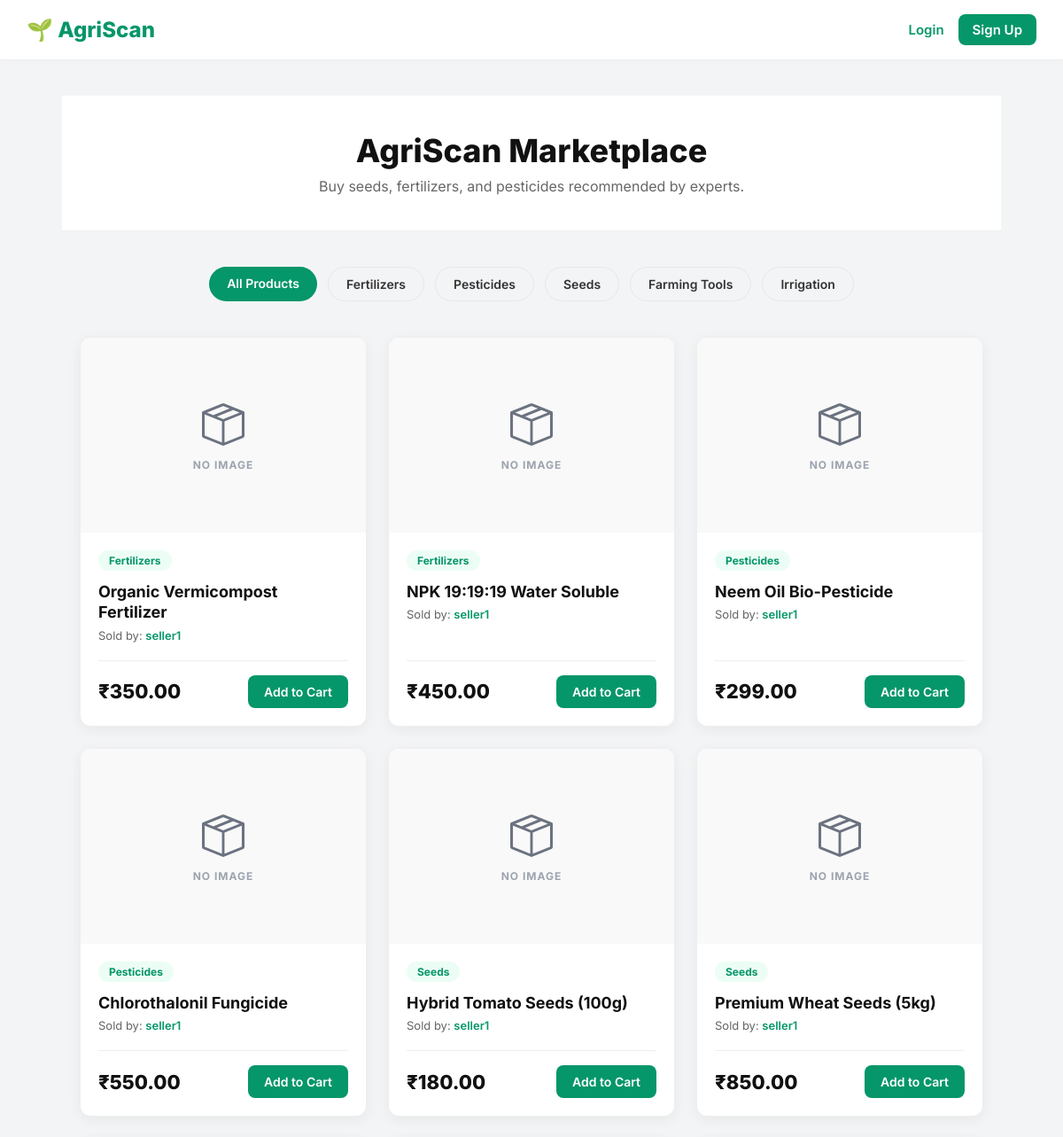
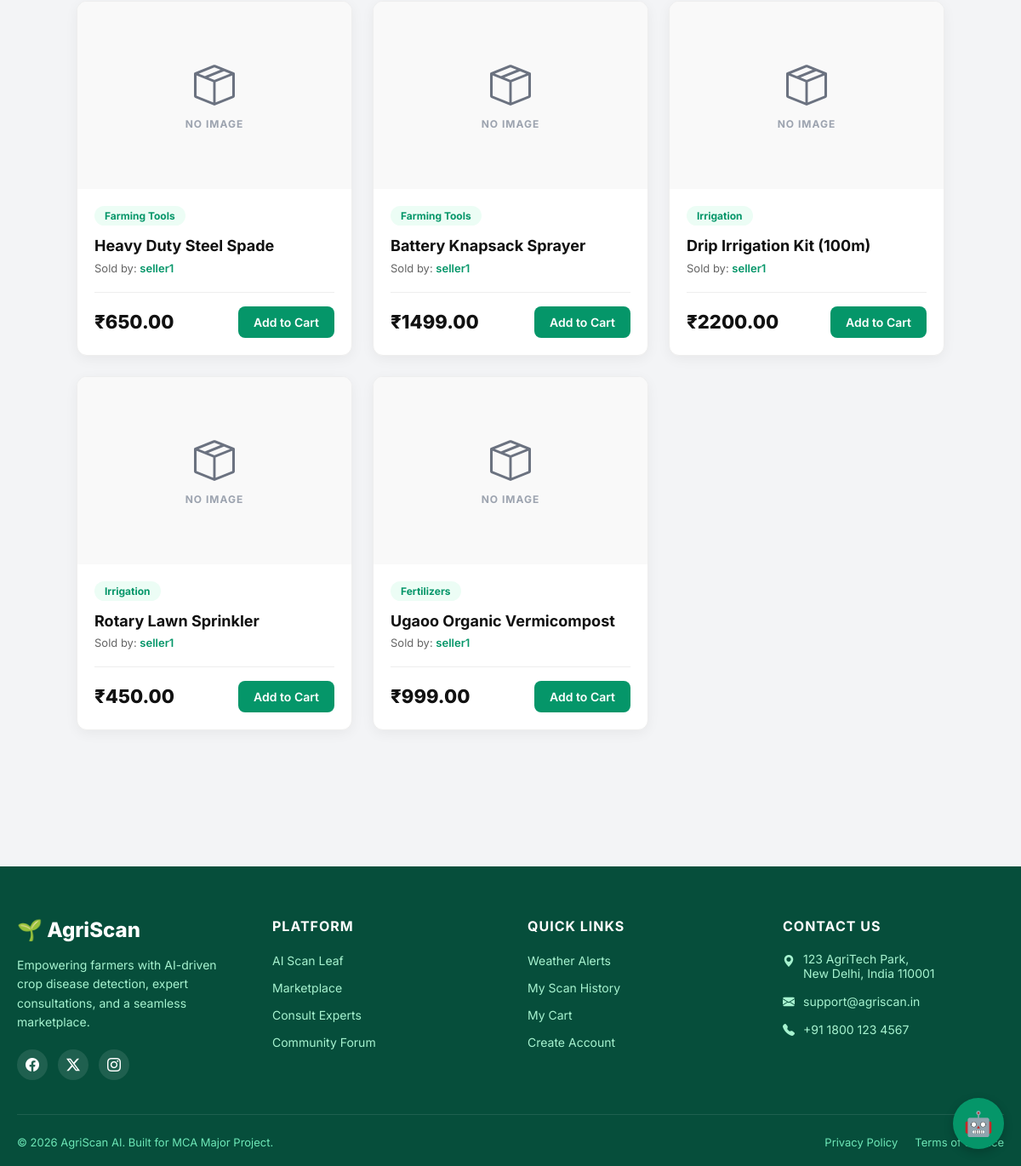
The app's page /marketplace/ with its own data (2 pictures, top to bottom).
### marketplace/models.py (models this page shows, shortened)
class Category(models.Model):
    name = models.CharField(max_length=100)

class Product(models.Model):
    seller = models.ForeignKey(User, on_delete=models.CASCADE, limit_choices_to={'role': 'seller'})
    category = models.ForeignKey(Category, on_delete=models.CASCADE)
    name = models.CharField(max_length=200)
    description = models.TextField()
    price = models.DecimalField(max_digits=8, decimal_places=2)
    stock = models.PositiveIntegerField(default=0)
    image = models.ImageField(upload_to='products/', blank=True, null=True)

### accounts/models.py (models this page shows)
class User(AbstractUser):
    ROLE_CHOICES = (
        ('farmer', 'Farmer'),
        ('agronomist', 'Agronomist'),
        ('seller', 'Seller'),
        ('admin', 'Admin'),
    )
    role = models.CharField(max_length=20, choices=ROLE_CHOICES, default='farmer')
    phone = models.CharField(max_length=15, blank=True)

### marketplace/views.py (the view)
# urls.py: path('', views.store, name='store'),
def store(request):
    products = Product.objects.all()
    categories = Category.objects.all()
    category_id = request.GET.get('category')
    if category_id:
        products = products.filter(category_id=category_id)
    return render(request, 'marketplace/store.html', {'products': products, 'categories': categories})

### templates/marketplace/store.html (shortened to what this page needs)
{% extends "base.html" %}
{% block content %}
<div style="background: white; padding: 40px 20px; text-align: center; border-bottom: 1px solid #eee; margin-bottom: 40px;">
    <h1 style="font-size: 36px; font-weight: 800; color: #111; margin-bottom: 8px;">AgriScan Marketplace</h1>
    <p style="font-size: 16px; color: #666;">Buy seeds, fertilizers, and pesticides recommended by experts.</p>
</div>
<div style="max-width: 1200px; margin: 0 auto; padding: 0 20px;">
    <div style="display: flex; gap: 12px; justify-content: center; margin-bottom: 40px; flex-wrap: wrap;">
        <a href="{% url 'store' %}" style="padding: 10px 20px; border-radius: 30px; text-decoration: none; font-weight: 600; font-size: 14px; {% if not request.GET.category %}background: #059669; color: white;{% else %}background: #F3F4F6; color: #333; border: 1px solid #E5E7EB;{% endif %}">All Products</a>
        {% for cat in categories %}
            <a href="?category={{ cat.id }}" style="padding: 10px 20px; border-radius: 30px; text-decoration: none; font-weight: 600; font-size: 14px; {% if request.GET.category == cat.id|stringformat:'s' %}background: #059669; color: white;{% else %}background: #F3F4F6; color: #333; border: 1px solid #E5E7EB;{% endif %}">{{ cat.name }}</a>
        {% endfor %}
    </div>
    <div class="product-grid">
        {% for product in products %}
            <div class="product-card">
                <div class="product-image-box">
                    <div id="fallback-{{ product.id }}" style="display: {% if product.image %}none{% else %}flex{% endif %}; flex-direction: column; align-items: center; justify-content: center; color: #9CA3AF; z-index: 1;">
                        <i class="bi bi-box-seam" style="font-size: 48px; margin-bottom: 8px; color: #6B7280;"></i>
                        <span style="font-size: 12px; font-weight: 700; text-transform: uppercase; letter-spacing: 1px;">No Image</span>
                    </div>
                </div>
                <div class="product-details">
                    <span style="display: inline-block; background: #ECFDF5; color: #059669; font-size: 12px; font-weight: 700; padding: 4px 12px; border-radius: 20px; margin-bottom: 12px; width: fit-content;">{{ product.category.name }}</span>
                    <h3 style="font-size: 18px; font-weight: 700; color: #111; margin-bottom: 6px; line-height: 1.3;">{{ product.name }}</h3>
                    <p style="font-size: 13px; color: #666; margin-bottom: 20px;">Sold by: <span style="font-weight: 600; color: #059669;">{{ product.seller.username }}</span></p>
                    <div style="display: flex; justify-content: space-between; align-items: center; border-top: 1px solid #eee; padding-top: 16px; margin-top: auto;">
                        <span style="font-size: 22px; font-weight: 800; color: #111;">₹{{ product.price }}</span>
                        <a href="{% url 'add_to_cart' product.id %}" style="background: #059669; color: white; text-decoration: none; padding: 10px 18px; border-radius: 8px; font-weight: 600; font-size: 14px;">Add to Cart</a>
                    </div>
                </div>
            </div>
        {% endfor %}
    </div>
</div>
{% endblock %}

### static/css/style.css (style rules this page uses)
:root { --primary: #059669; --primary-dark: #047857; --bg: #F3F4F6; --card-bg: #FFFFFF; --text-main: #111827; --text-muted: #6B7280; --border: #E5E7EB; --shadow: 0 10px 25px rgba(0,0,0,0.05); }
* { box-sizing: border-box; margin: 0; padding: 0; }
body { font-family: 'Inter', sans-serif; background: var(--bg); color: var(--text-main); display: flex; flex-direction: column; min-height: 100vh; }

### templates/base.html (style rules this page uses)
body { display: flex; flex-direction: column; min-height: 100vh; margin: 0; }

### templates/marketplace/store.html (style rules this page uses)
.product-grid { display: grid; grid-template-columns: repeat(3, 1fr); gap: 24px; margin-bottom: 60px; }
.product-card { background: white; border-radius: 12px; overflow: hidden; box-shadow: 0 4px 15px rgba(0,0,0,0.05); border: 1px solid #eee; display: flex; flex-direction: column; transition: transform 0.2s; }
.product-image-box { height: 220px; width: 100%; position: relative; background: #f9f9f9; overflow: hidden; display: flex; align-items: center; justify-content: center; }
.product-details { padding: 20px; display: flex; flex-direction: column; flex: 1; }

### records on screen
Category: name "Fertilizers"
Category: name "Pesticides"
Category: name "Seeds"
Category: name "Farming Tools"
Category: name "Irrigation"
Product: category.name "Fertilizers", name "Organic Vermicompost Fertilizer", seller.username "seller1", price "350.00"
Product: category.name "Fertilizers", name "NPK 19:19:19 Water Soluble", seller.username "seller1", price "450.00"
Product: category.name "Pesticides", name "Neem Oil Bio-Pesticide", seller.username "seller1", price "299.00"
Product: category.name "Pesticides", name "Chlorothalonil Fungicide", seller.username "seller1", price "550.00"
Product: category.name "Seeds", name "Hybrid Tomato Seeds (100g)", seller.username "seller1", price "180.00"
Product: category.name "Seeds", name "Premium Wheat Seeds (5kg)", seller.username "seller1", price "850.00"
Product: category.name "Farming Tools", name "Heavy Duty Steel Spade", seller.username "seller1", price "650.00"
Product: category.name "Farming Tools", name "Battery Knapsack Sprayer", seller.username "seller1", price "1499.00"
Product: category.name "Irrigation", name "Drip Irrigation Kit (100m)", seller.username "seller1", price "2200.00"
Product: category.name "Irrigation", name "Rotary Lawn Sprinkler", seller.username "seller1", price "450.00"
Product: category.name "Fertilizers", name "Ugaoo Organic Vermicompost", seller.username "seller1", price "999.00"
